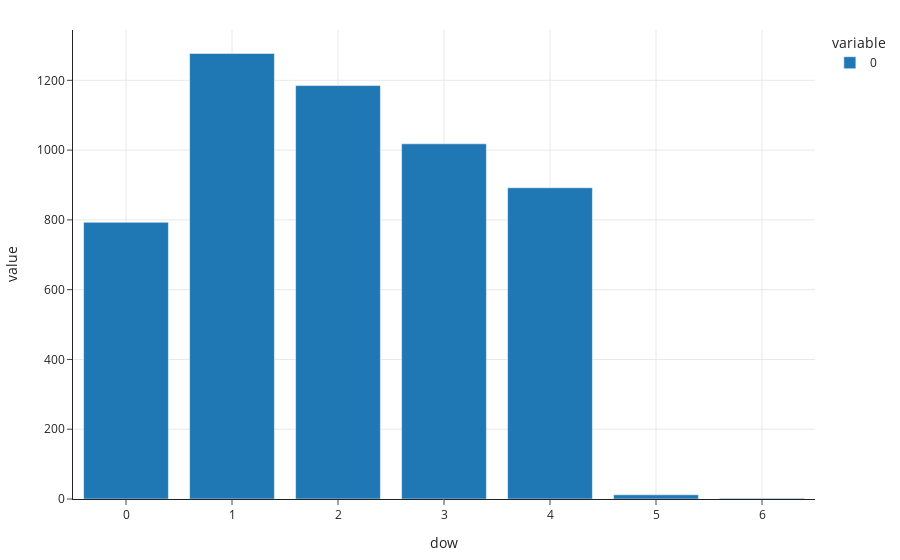

This figure's notebook cell:
### Code cell
dow_counts = (
    insp.assign(dow=insp['date'].dt.dayofweek)
    .groupby('dow')
    .size()
)
px.bar(dow_counts)

### Figure 1 — Plotly figure (JSON) as saved in the notebook; plotly's stock layout.template omitted (floating-point values rounded to 4 significant figures)
{"data": [{"alignmentgroup": "True", "hovertemplate": "variable=0<br>dow=%{x}<br>value=%{y}<extra></extra>", "legendgroup": "0", "marker": {"color": "#1F77B4", "pattern": {"shape": ""}}, "name": "0", "offsetgroup": "0", "orientation": "v", "showlegend": true, "textposition": "auto", "type": "bar", "x": [0, 1, 2, 3, 4, 5, 6], "xaxis": "x", "y": [793, 1277, 1185, 1018, 892, 12, 2], "yaxis": "y"}], "layout": {"barmode": "relative", "legend": {"title": {"text": "variable"}, "tracegroupgap": 0}, "xaxis": {"anchor": "y", "domain": [0, 1], "title": {"text": "dow"}}, "yaxis": {"anchor": "x", "domain": [0, 1], "title": {"text": "value"}}}}
